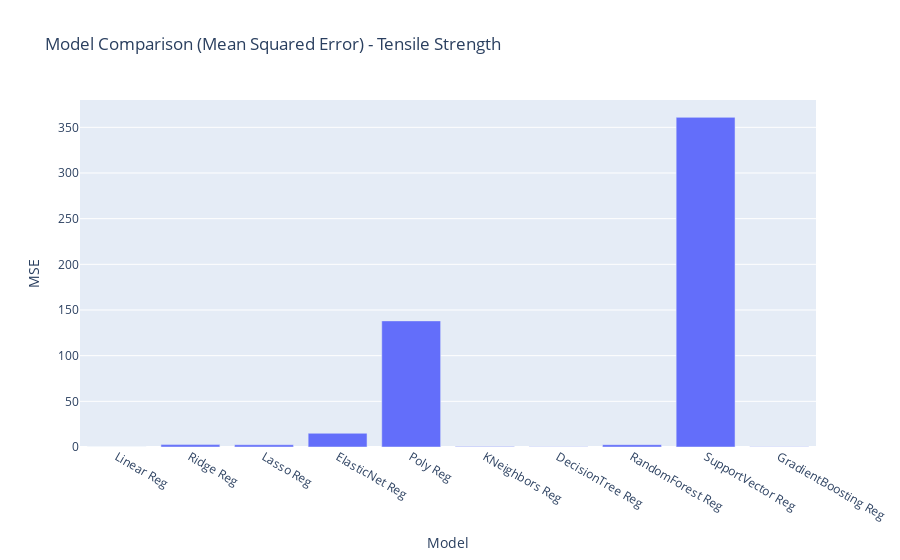

Notebook source saved alongside this figure:
### Code cell
mseDf = pd.DataFrame(list(zip(models, mseScores)), columns = ['Model', 'MSE'])
fig = px.bar(mseDf, x='Model', y='MSE', title='Model Comparison (Mean Squared Error) - Tensile Strength')
fig.show()

### Figure 1 — Plotly figure (JSON) as saved in the notebook; plotly's stock layout.template omitted (floating-point values rounded to 4 significant figures)
{"data": [{"alignmentgroup": "True", "hovertemplate": "Model=%{x}<br>MSE=%{y}<extra></extra>", "legendgroup": "", "marker": {"color": "#636efa", "pattern": {"shape": ""}}, "name": "", "offsetgroup": "", "orientation": "v", "showlegend": false, "textposition": "auto", "type": "bar", "x": ["Linear Reg", "Ridge Reg", "Lasso Reg", "ElasticNet Reg", "Poly Reg", "KNeighbors Reg", "DecisionTree Reg", "RandomForest Reg", "SupportVector Reg", "GradientBoosting Reg"], "xaxis": "x", "y": [0.08853, 2.614, 2.465, 15.03, 138.1, 0.6774, 0.194, 2.528, 360.9, 0.1936], "yaxis": "y"}], "layout": {"barmode": "relative", "legend": {"tracegroupgap": 0}, "title": {"text": "Model Comparison (Mean Squared Error) - Tensile Strength"}, "xaxis": {"anchor": "y", "domain": [0, 1], "title": {"text": "Model"}}, "yaxis": {"anchor": "x", "domain": [0, 1], "title": {"text": "MSE"}}}}
